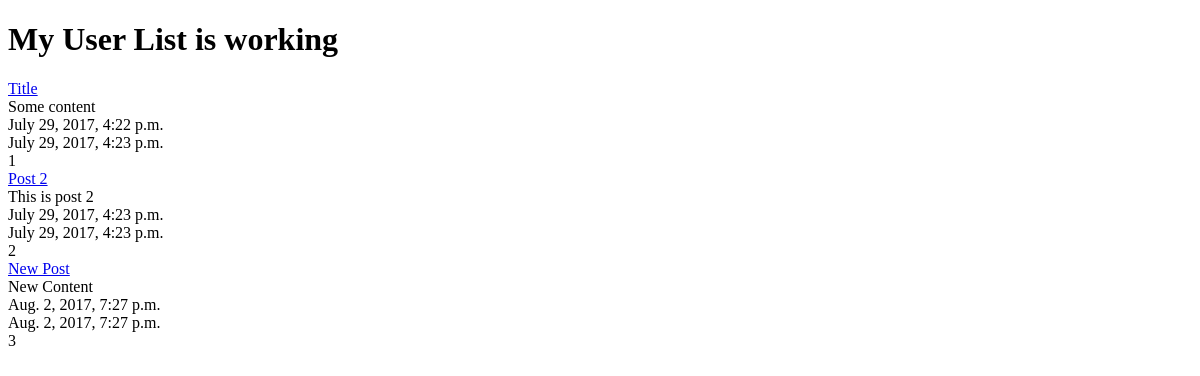
/posts/, run on an earlier commit of the app's database.
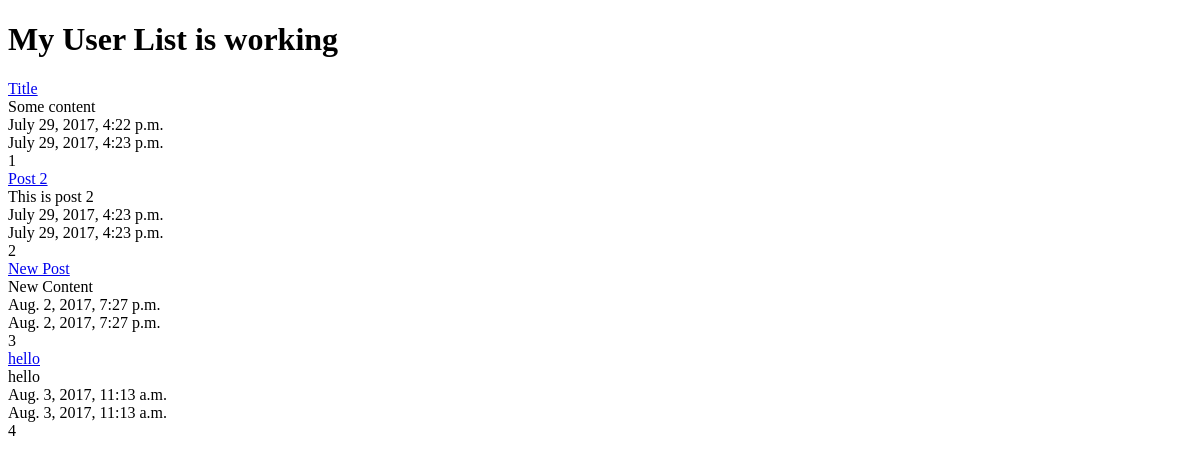
And on a later commit of the database.
### posts/models.py (models this page shows, shortened)
class Post(models.Model):
	title = models.CharField(max_length=120)
	content = models.TextField()
	updated = models.DateTimeField(auto_now=True , auto_now_add=False)	#when it updated in the DB
	timestamp = models.DateTimeField(auto_now=False , auto_now_add=True)	#when it first crated in the DB
	def get_absolute_url(self):
		return reverse("posts:detail", kwargs={"id":self.id})

### posts/views.py (the view)
def post_list(request):
	queryset = Post.objects.all()
	context = {
		"object_list" : queryset,
		"title":"My User List"
	}
	return render(request, "index.html", context)

### templates/index.html (shortened to what this page needs)
<!DOCTYPE html>
<html>
	<head>
	</head>
	<body>
		<h1>{{ title }} is working</h1>
		{% for object in object_list %}
			<a href="{{ object.get_absolute_url }}">{{ object.title }}</a><br>
			{{ object.content }}<br>
			{{ object.timestamp }}<br>
			{{ object.updated }}<br>
			{{ object.id }}<br>
		{% endfor %}
	</body>
</html>

What changed in the data, as far as the page shows it:
added Post: title "hello", content "hello", timestamp "Aug. 3, 2017, 11:13 a.m.", updated "Aug. 3, 2017, 11:13 a.m.", id "4"
